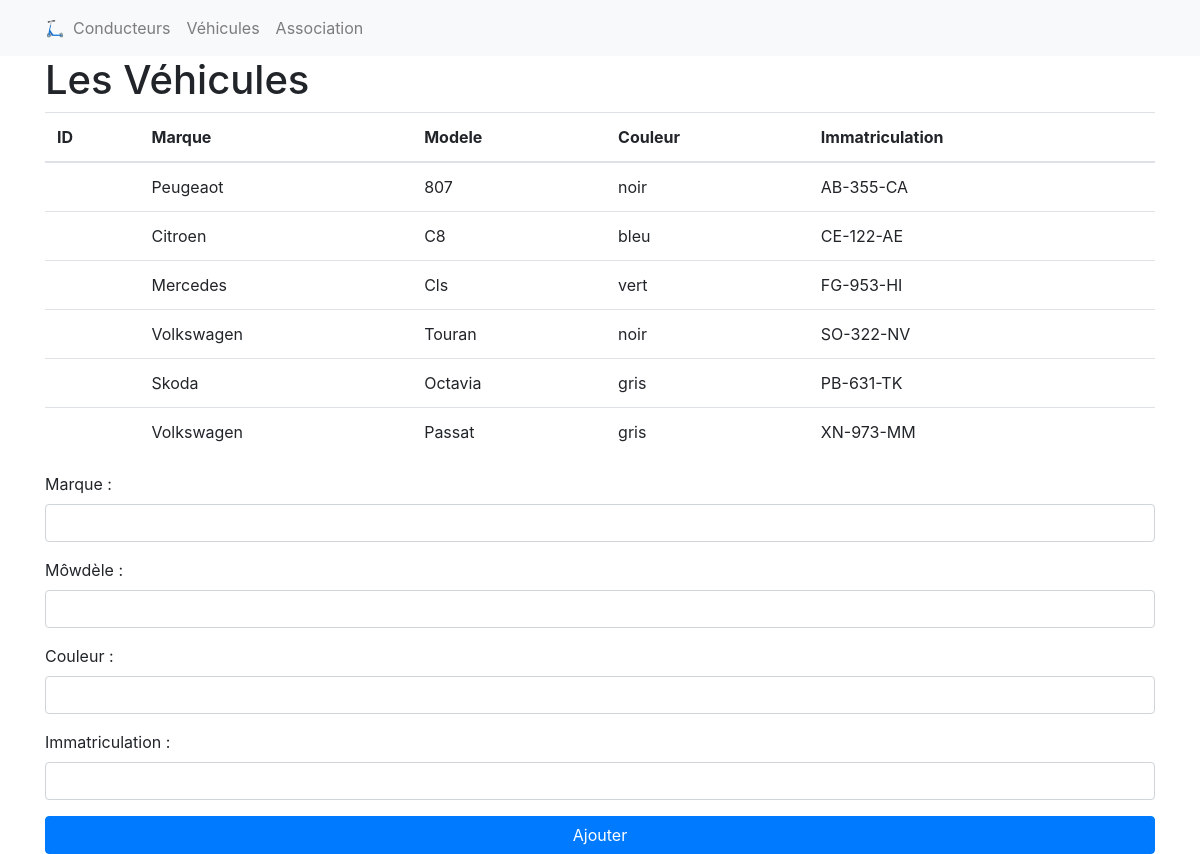
The page /index.php/vehicule on the database its author committed.
### tables this page shows
CREATE TABLE `vehicule` (
  `id_vehicule` INT UNSIGNED NOT NULL AUTO_INCREMENT,
  `marque` VARCHAR(45) NOT NULL,
  `modele` VARCHAR(45) NOT NULL,
  `couleur` VARCHAR(45) NOT NULL,
  `immatriculation` VARCHAR(45) NOT NULL,
  PRIMARY KEY (`id_vehicule`),
  UNIQUE INDEX `id_vehicule_UNIQUE` (`id_vehicule` ASC) );

### src/Database.php (called while the page is built)
<?php
class Database
{
    private static $pdo;
    public static function getInstance()
    {
        if (null === self::$pdo) {
            self::$pdo = new PDO('mysql:host=127.0.0.1;dbname=vtc;charset=utf8', 'root', '', [
                PDO::ATTR_ERRMODE => PDO::ERRMODE_EXCEPTION
            ]);
        }
        return self::$pdo;
    }
}

### src/Manager/VehiculeManager.php (called while the page is built, shortened)
<?php
class VehiculeManager
{
    public function findAll()
    {
        return \Database::getInstance()->query('SELECT * FROM vehicule')->fetchAll(\PDO::FETCH_CLASS, \Entity\Vehicule::class);
    }
}

### src/Entity/Vehicule.php (called while the page is built, shortened)
<?php
class Vehicule
{
    private $marque;
    private $modele;
    private $couleur;
    private $immatriculation;
    public function getMarque()
    {
        return $this->marque;
    }
    public function getModele()
    {
        return $this->modele;
    }
    public function getCouleur()
    {
        return $this->couleur;
    }
    public function getImmatriculation()
    {
        return $this->immatriculation;
    }
    public function hydrate($parametresVehic)
    {
        if (empty($parametresVehic)) {
            return;
        }
        $this->marque = trim($parametresConduct['marque']);
        $this->modele = trim($parametresConduct['modele']);
        $this->couleur = trim($parametresConduct['couleur']);
        $this->immatriculation = trim($parametresConduct['immatriculation']);
    }
}

### views/vehicules.php (the view)
<?php
require_once __DIR__ . '/header.php';
$vehiculeManager = new Manager\VehiculeManager();
$vehicules = $vehiculeManager->findAll();
?>
<h1>Les Véhicules</h1>
<table class="table">
    <thead>
        <tr>
            <th>ID</th>
            <th>Marque</th>
            <th>Modele</th>
            <th>Couleur</th>
            <th>Immatriculation</th>
        </tr>
    </thead>
    <tbody>
        <?php foreach ($vehicules as $vehicule) : ?>
            <tr>
                <td><?= $vehicule->getId(); ?></td>
                <td><?= $vehicule->getMarque(); ?></td>
                <td><?= $vehicule->getModele(); ?></td>
                <td><?= $vehicule->getCouleur(); ?></td>
                <td><?= $vehicule->getImmatriculation(); ?></td>
            </tr>
        <?php endforeach ?>
    </tbody>
</table>
<?php
require_once __DIR__ . '/formulaire_vehicule.php';
require_once __DIR__ . '/footer.php';
?>

### public/index.php (shortened to what this page needs)
<?php
$uri = $_SERVER['PATH_INFO'] ?? '/';
if ($uri === '/') {
    require_once __DIR__ . '/../views/conducteurs.php';
}
else if ($uri === '/conducteur') {
    require_once __DIR__ . '/../views/conducteurs.php';
}
else if ($uri === '/vehicule') {
    require_once __DIR__ . '/../views/vehicules.php';
}
else if ($uri === '/association') {
    require_once __DIR__ . '/../views/association_vehicules_conducteurs.php';
}

### views/header.php (shortened to what this page needs)
<!DOCTYPE html>
<html lang="fr">
<head>
    <link rel="stylesheet" href="https://stackpath.bootstrapcdn.com/bootstrap/4.3.1/css/bootstrap.min.css">
</head>
<body>
    <nav class="navbar navbar-expand-lg navbar-light bg-light">
        <div class="container">
            <div>🛴</div>
            <div class="collapse navbar-collapse" id="navbarNav">
                <?php
                    $scheme = $_SERVER['REQUEST_SCHEME'];
                    $host = $_SERVER['SERVER_NAME'];
                    $path = $_SERVER['SCRIPT_NAME'];
                    $baseUrl = $scheme.'://'.$host.$path;
                ?>
                <ul class="navbar-nav">
                    <li class="nav-item">
                        <a class="nav-link" href="<?= $baseUrl; ?>/conducteur">Conducteurs</a>
                    </li>
                    <li class="nav-item">
                        <a class="nav-link" href="<?= $baseUrl; ?>/vehicule">Véhicules</a>
                    </li>
                    <li class="nav-item">
                        <a class="nav-link" href="<?= $baseUrl; ?>/association">Association</a>
                    </li>
                </ul>
            </div>
        </div>
    </nav>
    <div class="container">

### views/formulaire_vehicule.php (shortened to what this page needs)
<form method="post" action="">
    <div class="form-group">
        <label for="marque">Marque :</label>
        <input type="text" name="marque" id="marque" class="form-control">
    </div>
    <div class="form-group">
        <label for="modele">Môwdèle :</label>
        <input type="text" name="modele" id="modele" class="form-control">
    </div>
    <div class="form-group">
        <label for="couleur">Couleur :</label>
        <input type="text" name="couleur" id="couleur" class="form-control">
    </div>
    <div class="form-group">
        <label for="immatriculation">Immatriculation :</label>
        <input type="text" name="immatriculation" id="immatriculation" class="form-control">
    </div>
    <button class="btn btn-primary btn-block">Ajouter</button>
</form>

### views/footer.php
        </div>
    </body>
</html>

### rows shown on the page
vehicule: marque "Peugeaot", modele "807", couleur "noir", immatriculation "AB-355-CA"
vehicule: marque "Citroen", modele "C8", couleur "bleu", immatriculation "CE-122-AE"
vehicule: marque "Mercedes", modele "Cls", couleur "vert", immatriculation "FG-953-HI"
vehicule: marque "Volkswagen", modele "Touran", couleur "noir", immatriculation "SO-322-NV"
vehicule: marque "Skoda", modele "Octavia", couleur "gris", immatriculation "PB-631-TK"
vehicule: marque "Volkswagen", modele "Passat", couleur "gris", immatriculation "XN-973-MM"
